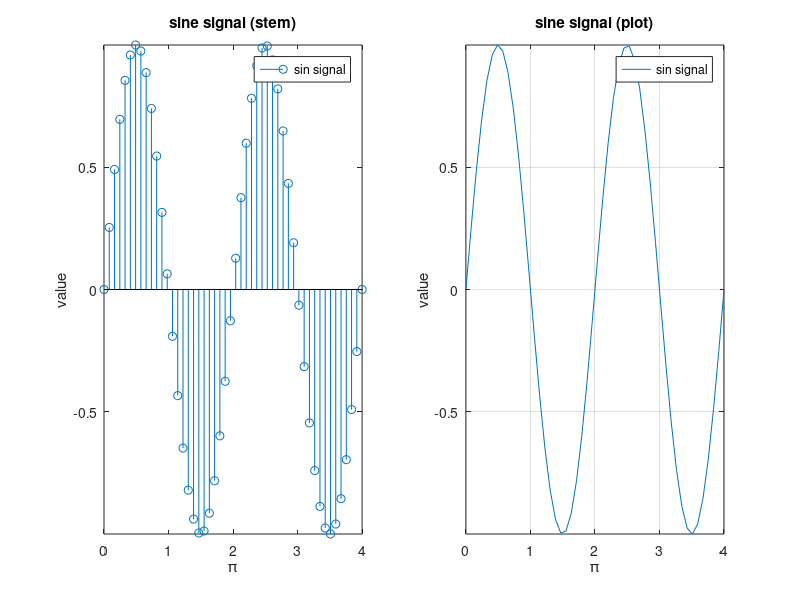

Write the MATLAB code that produced this figure.
clear all;close all;clc;

N=50;
n=0:1:20;
x=linspace(0,4*pi,N);
y=zeros(1,N);

for k=1:1:N
    for i=0:1:length(n)-1
        y(k)=y(k) + ((-1)^i) * (x(k)^(2*i+1)) / factorial(2*i+1);
    end
end

figure('Name','Lab01')

subplot(1,2,1);
stem(x/pi,y);
title('sine signal (stem)');xlabel('\pi');ylabel('value');
legend('sin signal');
axis tight;

subplot(1,2,2);
plot(x/pi,y);
title('sine signal (plot)');xlabel('\pi');ylabel('value');
legend('sin signal');
grid on;
axis tight;